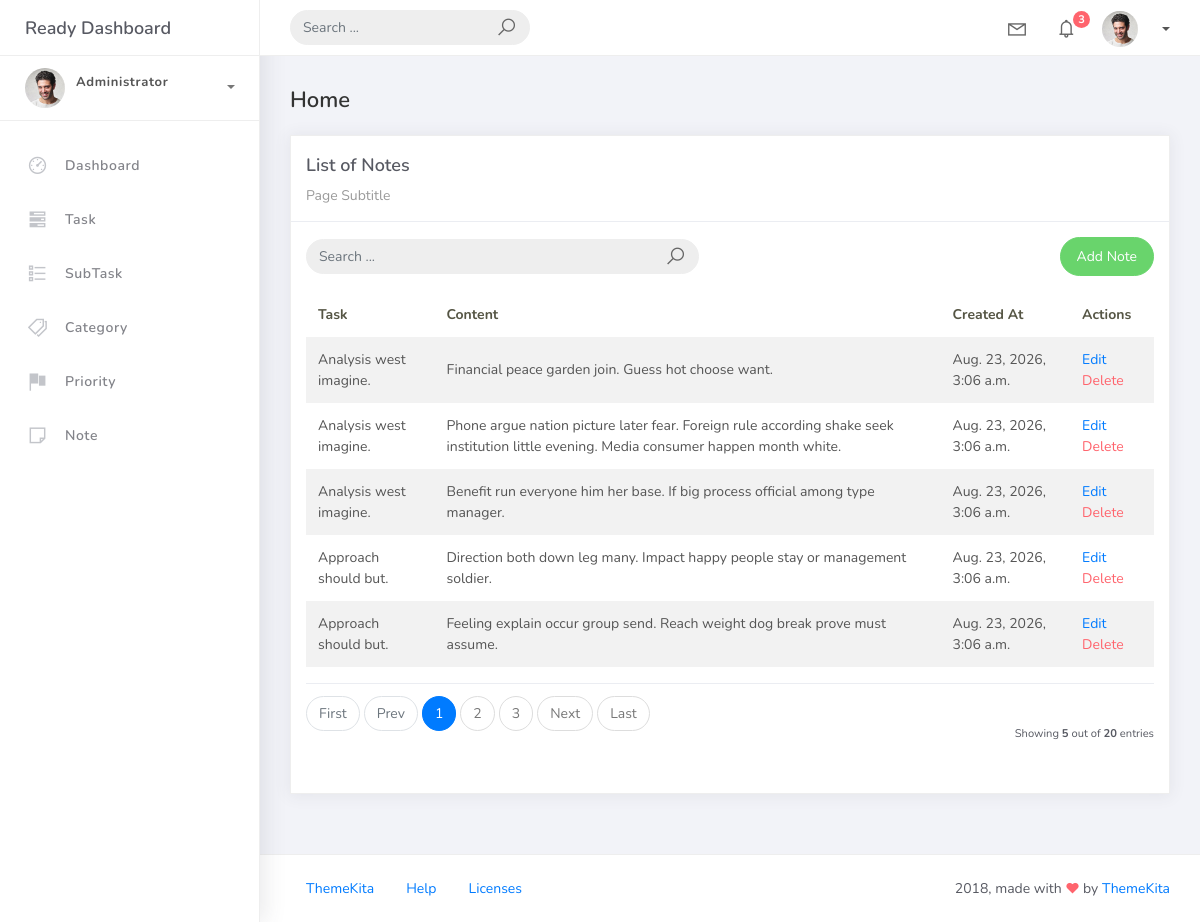
/note, run on the app's committed database.
### tasks/models.py (models this page shows, shortened)
class BaseModel(models.Model):
    created_at = models.DateTimeField(auto_now_add=True)
    updated_at = models.DateTimeField(auto_now=True)
    class Meta:
        abstract = True

class Note(BaseModel):
    task = models.ForeignKey(
        Task,
        on_delete=models.CASCADE
    )
    content = models.TextField()

class Task(BaseModel):
    STATUS_CHOICES = [
        ("Pending", "Pending"),
        ("In Progress", "In Progress"),
        ("Completed", "Completed"),
    ]
    title = models.CharField(max_length=255)
    description = models.CharField(max_length=255)
    deadline = models.DateTimeField()
    status = models.CharField(
        max_length=50,
        choices=STATUS_CHOICES,
        default="Pending"
    )
    category = models.ForeignKey(
        Category,
        on_delete=models.CASCADE
    )
    priority = models.ForeignKey(
        Priority,
        on_delete=models.CASCADE
    )
    def __str__(self):
        return self.title

### tasks/views.py (the view)
# urls.py: path('note', NoteList.as_view(), name='note-list'),
class NoteList(ListView):
    model = Note
    context_object_name = 'note'
    template_name = "note_list.html"
    paginate_by = 5
    ordering = ["task__title"]
    def get_queryset(self):
            qs = super().get_queryset()
            query = self.request.GET.get('q')
            if query:
                qs = qs.filter(
                    Q(content__icontains=query)
                )
            return qs
    """def get_ordering(self):
        allowed = ["task","created_at"]
        sort_by = self.request.GET.get("sort_by")
        if sort_by in allowed:
            return sort_by
        return "task"""

### hangarin/templates/note_list.html
    {% extends 'base.html' %}
    {% load static %}
    {% block content %}
    <div class="content">
        <div class="container-fluid">
            <h4 class="page-title">Home</h4>
            <div class="row">
                <div class="col-md-12">
                    <div class="card">
                        <div class="card-header">
                            <div class="card-title">List of Notes</div>
                            <div class="card-category">Page Subtitle</div>
                        </div>
                        <div class="card-body">
                            <div class="row align-items-center mb-3">
                                <div class="col-md-6 mb-2 mb-md-0">
                                    <form class="navbar-left navbar-form nav-search mr-md-3" action="{% url 'note-list' %}" method="get">
                                        <div class="input-group">
                                            <input type="text"
                                                placeholder="Search ..."
                                                class="form-control"
                                                name="q"
                                                value="{{ request.GET.q|default:'' }}" />
                                            <div class="input-group-append">
                                                <button type="submit" class="input-group-text">
                                                    <i class="la la-search search-icon"></i>
                                                </button>
                                            </div>
                                        </div>
                                    </form>
                                </div>
                                <div class="col-md-6 text-md-right">
                                    <a href="{% url 'note-add' %}"
                                    class="btn btn-success btn-rounded">
                                        Add Note
                                    </a>
                                </div>
                            </div>
                            <table class="table table-striped mt-3">
                                <thead>
                                    <tr>
                                        <th scope="col">Task</th>
                                        <th scope="col">Content</th>
                                        <th scope="col">Created At</th>
                                        <th scope="col">Actions</th>
                                    </tr>
                                </thead>
                                <tbody>
                                    {% for object in note %}
                                    <tr>
                                        <td>{{ object.task }}</td>
                                        <td>{{ object.content }}</td>
                                        <td>{{ object.created_at }}</td>
                                        <td>
                                            <a href="{% url 'note-update' object.id %}">Edit</a>
                                            <a href="{% url 'note-delete' object.id %}" class="text-danger">Delete</a>
                                        </td>
                                    </tr>
                                    {% empty %}
                                        <tr>
                                            <td colspan="4" style="text-align: center;">
                                                <p class="text-sm font-weight-bold mb-0">No Records Found</p>
                                            </td>
                                        </tr>
                                    {% endfor %}
                                </tbody>
                            </table>
                            {% include 'includes/pagination.html' %}
                        </div>
                    </div>
                </div>
            </div>
        </div>
    </div>
    {% endblock %}

### data on the page
Note: task "Analysis west imagine.", content "Financial peace garden join. Guess hot choose want.", created_at "Aug. 23, 2026, 3:06 a.m."
Note: task "Analysis west imagine.", content "Phone argue nation picture later fear. Foreign rule according shake seek institution little evening. Media consumer happen month white.", created_at "Aug. 23, 2026, 3:06 a.m."
Note: task "Analysis west imagine.", content "Benefit run everyone him her base. If big process official among type manager.", created_at "Aug. 23, 2026, 3:06 a.m."
Note: task "Approach should but.", content "Direction both down leg many. Impact happy people stay or management soldier.", created_at "Aug. 23, 2026, 3:06 a.m."
Note: task "Approach should but.", content "Feeling explain occur group send. Reach weight dog break prove must assume.", created_at "Aug. 23, 2026, 3:06 a.m."

### other printed values
{{ page_num }} "1"
{{ page_num }} "2" "3"
{{ object_list.count }} "5"
{{ paginator.count }} "20"
